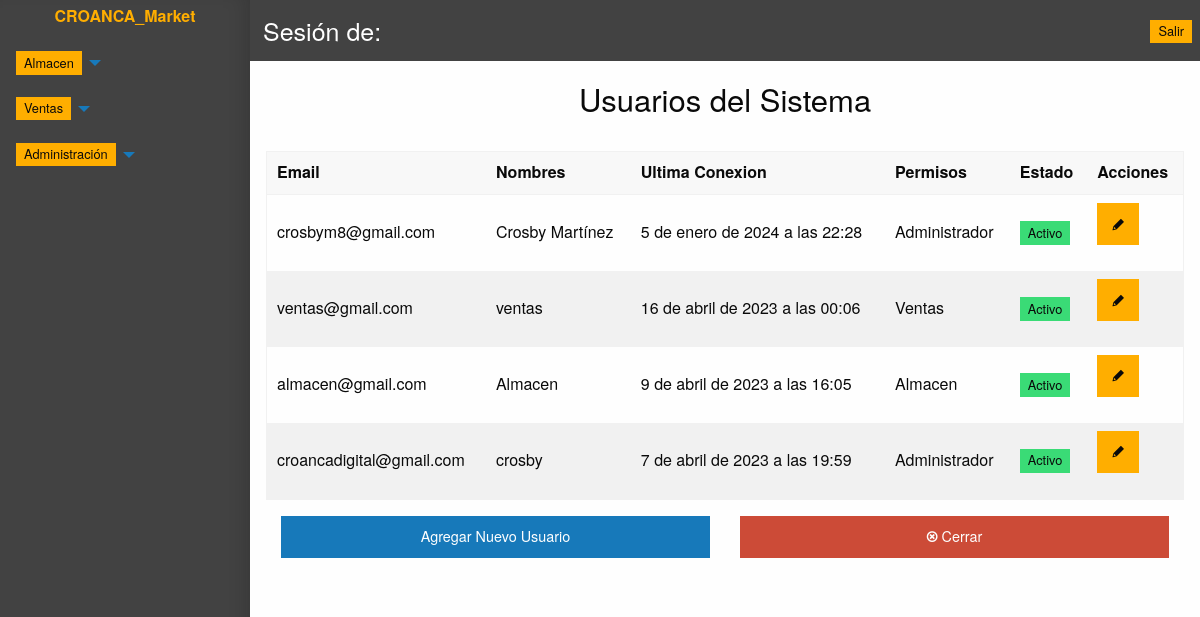
Screenshot of /users/lista/ with the database file from the repository.
### applications/users/models.py (models this page shows, shortened)
class User(AbstractBaseUser, PermissionsMixin):
    ADMINISTRADOR = '0'
    ALMACEN = '1'
    VENTAS = '2'
    VARON = 'M'
    MUJER = 'F'
    OTRO = 'O'
    OCUPATION_CHOICES = [
        (ADMINISTRADOR, 'Administrador'),
        (ALMACEN, 'Almacen'),
        (VENTAS, 'Ventas'),
    ]
    GENDER_CHOICES = [
        (VARON, 'Masculino'),
        (MUJER, 'Femenino'),
        (OTRO, 'Otros'),
    ]
    email = models.EmailField(unique=True)
    full_name = models.CharField('Nombres', max_length=100)
    ocupation = models.CharField(
        max_length=1,
        choices=OCUPATION_CHOICES,
        blank=True
    )
    genero = models.CharField(
        max_length=1,
        choices=GENDER_CHOICES,
        blank=True
    )
    date_birth = models.DateField(
        'Fecha de nacimiento',
        blank=True,
        null=True
    )
    is_staff = models.BooleanField(default=False)
    is_active = models.BooleanField(default=False)
    USERNAME_FIELD = 'email'
    REQUIRED_FIELDS = ['full_name']
    objects = UserManager()

### applications/users/views.py (the view)
class UserListView(ListView):
    template_name = "users/lista.html"
    context_object_name = 'usuarios'
    def get_queryset(self):
        return User.objects.usuarios_sistema()

### applications/users/managers.py (called while the page is built)
    def usuarios_sistema(self):
        return self.filter(
            is_superuser=False
        ).order_by('-last_login')

### templates/users/lista.html
{% extends "users/base_users.html" %}
{% load static %}
{% block panel-content %}
<div class="grid-x grid-margin-x align-center">
  <h3 class="cell small-12" style="margin-bottom: 1em; text-align: center;">Usuarios del Sistema</h3>
  <div class="cell small-12 table-scroll">
    <table class="hover stack unstack-for-small">
      <thead>
        <th>Email</th>
        <th>Nombres</th>
        <th>Ultima Conexion</th>
        <th>Permisos</th>
        <th>Estado</th>
        <th>Acciones</th>
      </thead>
      <tbody>
        {% for usuario in usuarios %}
          <tr>
            <td>{{ usuario.email }}</td>
            <td>{{ usuario.full_name }}</td>
            <td>{{ usuario.last_login }}</td>
            <td>{{ usuario.get_ocupation_display }}</td>
            <td>
              {% if usuario.is_active %}
                <span class="label success">Activo</span>
              {% else %}
                <span class="label alert">De Baja</span>
              {% endif %}
            </td>
            <td>
              <a href="{% url 'users_app:user-update' usuario.pk %}" class="button warning"><i class="fi-pencil"></i></a>
            </td>
          </tr>
        {% endfor %}
      </tbody>
    </table>
  </div>
  <div class="cell small-12 grid-x grid-margin-x">
    <a href="{% url 'users_app:user-register' %}" class="cell medium-6 button">Agregar Nuevo Usuario</a>
    <a href="{% url 'home_app:index' %}" class="cell medium-6 button alert fi-x-circle"> Cerrar</a>
  </div>
</div>
{% endblock panel-content %}

### rows the page displays
User: email "crosbym8@gmail.com", full_name "Crosby Martínez", last_login "5 de enero de 2024 a las 22:28", ocupation "Administrador", is_active "Activo"
User: email "ventas@gmail.com", full_name "ventas", last_login "16 de abril de 2023 a las 00:06", ocupation "Ventas", is_active "Activo"
User: email "almacen@gmail.com", full_name "Almacen", last_login "9 de abril de 2023 a las 16:05", ocupation "Almacen", is_active "Activo"
User: email "croancadigital@gmail.com", full_name "crosby", last_login "7 de abril de 2023 a las 19:59", ocupation "Administrador", is_active "Activo"
